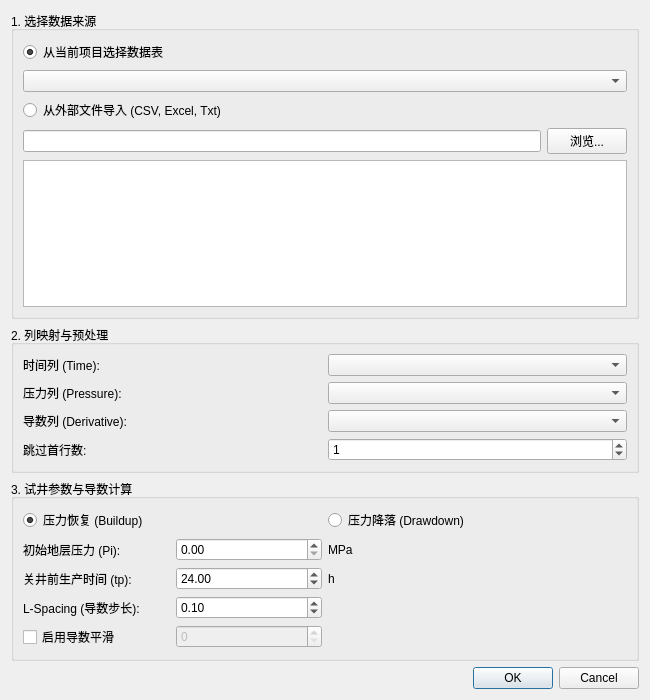
<?xml version="1.0" encoding="UTF-8"?>
<ui version="4.0">
 <class>FittingDataDialog</class>
 <widget class="QDialog" name="FittingDataDialog">
  <property name="geometry">
   <rect>
    <x>0</x>
    <y>0</y>
    <width>650</width>
    <height>700</height>
   </rect>
  </property>
  <property name="windowTitle">
   <string>加载拟合数据</string>
  </property>
  <layout class="QVBoxLayout" name="verticalLayout">
   <item>
    <widget class="QGroupBox" name="groupBox_Source">
     <property name="title">
      <string>1. 选择数据来源</string>
     </property>
     <layout class="QVBoxLayout" name="verticalLayout_2">
      <item>
       <widget class="QRadioButton" name="radioProjectData">
        <property name="text">
         <string>从当前项目选择数据表</string>
        </property>
        <property name="checked">
         <bool>true</bool>
        </property>
       </widget>
      </item>
      <item>
       <widget class="QComboBox" name="comboProjectFile"/>
      </item>
      <item>
       <widget class="QRadioButton" name="radioExternalFile">
        <property name="text">
         <string>从外部文件导入 (CSV, Excel, Txt)</string>
        </property>
       </widget>
      </item>
      <item>
       <widget class="QWidget" name="widgetFileSelect" native="true">
        <layout class="QHBoxLayout" name="horizontalLayout">
         <property name="leftMargin">
          <number>0</number>
         </property>
         <property name="topMargin">
          <number>0</number>
         </property>
         <property name="rightMargin">
          <number>0</number>
         </property>
         <property name="bottomMargin">
          <number>0</number>
         </property>
         <item>
          <widget class="QLineEdit" name="lineEditFilePath">
           <property name="readOnly">
            <bool>true</bool>
           </property>
          </widget>
         </item>
         <item>
          <widget class="QPushButton" name="btnBrowse">
           <property name="text">
            <string>浏览...</string>
           </property>
          </widget>
         </item>
        </layout>
       </widget>
      </item>
      <item>
       <widget class="QTableWidget" name="tablePreview">
        <property name="editTriggers">
         <set>QAbstractItemView::NoEditTriggers</set>
        </property>
        <property name="selectionBehavior">
         <enum>QAbstractItemView::SelectRows</enum>
        </property>
       </widget>
      </item>
     </layout>
    </widget>
   </item>
   <item>
    <widget class="QGroupBox" name="groupBox_Columns">
     <property name="title">
      <string>2. 列映射与预处理</string>
     </property>
     <layout class="QGridLayout" name="gridLayout">
      <item row="0" column="0">
       <widget class="QLabel" name="label">
        <property name="text">
         <string>时间列 (Time):</string>
        </property>
       </widget>
      </item>
      <item row="0" column="1">
       <widget class="QComboBox" name="comboTime"/>
      </item>
      <item row="1" column="0">
       <widget class="QLabel" name="label_2">
        <property name="text">
         <string>压力列 (Pressure):</string>
        </property>
       </widget>
      </item>
      <item row="1" column="1">
       <widget class="QComboBox" name="comboPressure"/>
      </item>
      <item row="2" column="0">
       <widget class="QLabel" name="label_3">
        <property name="text">
         <string>导数列 (Derivative):</string>
        </property>
       </widget>
      </item>
      <item row="2" column="1">
       <widget class="QComboBox" name="comboDerivative"/>
      </item>
      <item row="3" column="0">
       <widget class="QLabel" name="label_4">
        <property name="text">
         <string>跳过首行数:</string>
        </property>
       </widget>
      </item>
      <item row="3" column="1">
       <widget class="QSpinBox" name="spinSkipRows">
        <property name="value">
         <number>1</number>
        </property>
       </widget>
      </item>
     </layout>
    </widget>
   </item>
   <item>
    <widget class="QGroupBox" name="groupBox_Params">
     <property name="title">
      <string>3. 试井参数与导数计算</string>
     </property>
     <layout class="QGridLayout" name="gridLayout_2">
      <item row="0" column="0" colspan="2">
       <widget class="QRadioButton" name="radioBuildup">
        <property name="text">
         <string>压力恢复 (Buildup)</string>
        </property>
        <property name="checked">
         <bool>true</bool>
        </property>
       </widget>
      </item>
      <item row="0" column="2" colspan="2">
       <widget class="QRadioButton" name="radioDrawdown">
        <property name="text">
         <string>压力降落 (Drawdown)</string>
        </property>
       </widget>
      </item>
      <item row="1" column="0">
       <widget class="QLabel" name="labelPi">
        <property name="text">
         <string>初始地层压力 (Pi):</string>
        </property>
       </widget>
      </item>
      <item row="1" column="1">
       <widget class="QDoubleSpinBox" name="spinPi">
        <property name="maximum">
         <double>1000.0</double>
        </property>
       </widget>
      </item>
      <item row="1" column="2">
       <widget class="QLabel" name="labelUnitPi">
        <property name="text">
         <string>MPa</string>
        </property>
       </widget>
      </item>
      <item row="2" column="0">
       <widget class="QLabel" name="labelTp">
        <property name="text">
         <string>关井前生产时间 (tp):</string>
        </property>
       </widget>
      </item>
      <item row="2" column="1">
       <widget class="QDoubleSpinBox" name="spinTp">
        <property name="maximum">
         <double>100000.0</double>
        </property>
        <property name="singleStep">
         <double>1.0</double>
        </property>
        <property name="value">
         <double>24.0</double>
        </property>
       </widget>
      </item>
      <item row="2" column="2">
       <widget class="QLabel" name="labelUnitTp">
        <property name="text">
         <string>h</string>
        </property>
       </widget>
      </item>
      <item row="3" column="0">
       <widget class="QLabel" name="label_5">
        <property name="text">
         <string>L-Spacing (导数步长):</string>
        </property>
       </widget>
      </item>
      <item row="3" column="1">
       <widget class="QDoubleSpinBox" name="spinLSpacing">
        <property name="singleStep">
         <double>0.100000000000000</double>
        </property>
        <property name="value">
         <double>0.100000000000000</double>
        </property>
       </widget>
      </item>
      <item row="4" column="0">
       <widget class="QCheckBox" name="checkSmoothing">
        <property name="text">
         <string>启用导数平滑</string>
        </property>
       </widget>
      </item>
      <item row="4" column="1">
       <widget class="QSpinBox" name="spinSmoothSpan">
        <property name="enabled">
         <bool>false</bool>
        </property>
        <property name="value">
         <number>0</number>
        </property>
        <property name="minimum">
         <number>0</number>
        </property>
        <property name="maximum">
         <number>10</number>
        </property>
       </widget>
      </item>
     </layout>
    </widget>
   </item>
   <item>
    <widget class="QDialogButtonBox" name="buttonBox">
     <property name="orientation">
      <enum>Qt::Horizontal</enum>
     </property>
     <property name="standardButtons">
      <set>QDialogButtonBox::Cancel|QDialogButtonBox::Ok</set>
     </property>
    </widget>
   </item>
  </layout>
 </widget>
 <resources/>
 <connections>
  <connection>
   <sender>buttonBox</sender>
   <signal>accepted()</signal>
   <receiver>FittingDataDialog</receiver>
   <slot>accept()</slot>
  </connection>
  <connection>
   <sender>buttonBox</sender>
   <signal>rejected()</signal>
   <receiver>FittingDataDialog</receiver>
   <slot>reject()</slot>
  </connection>
 </connections>
</ui>
